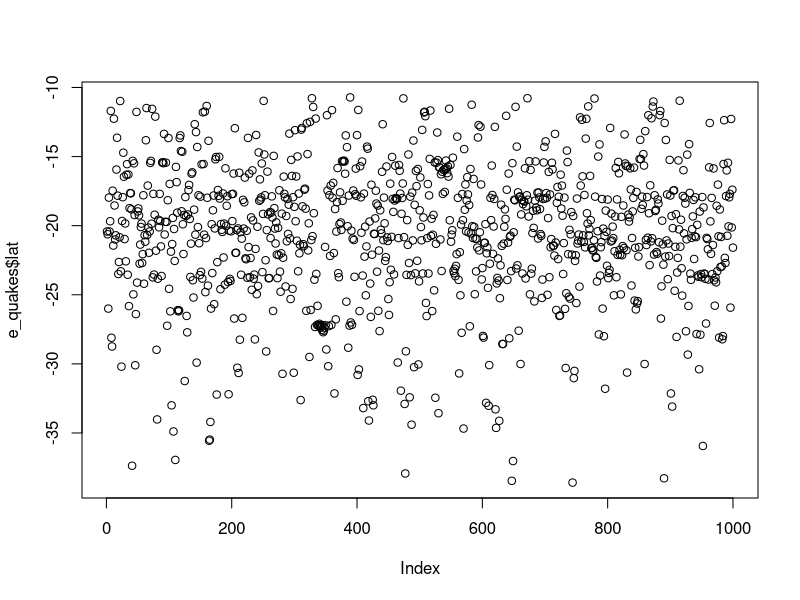
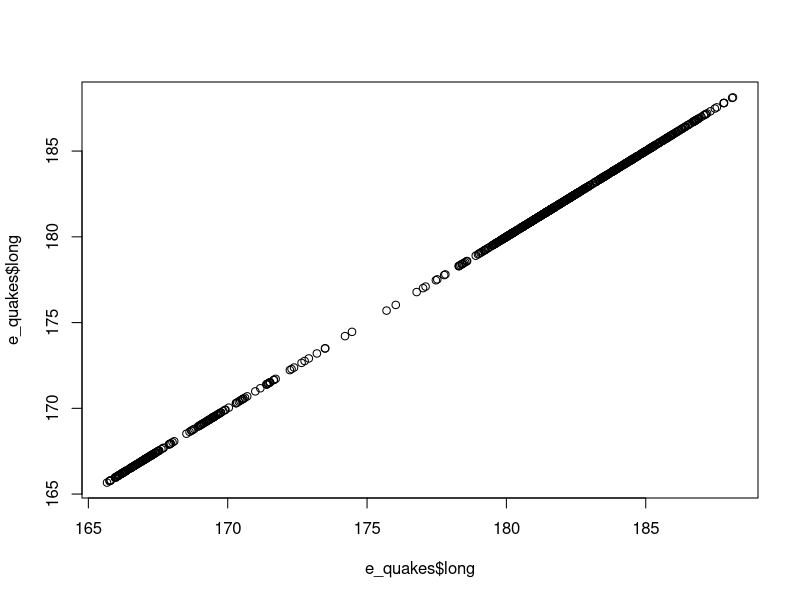
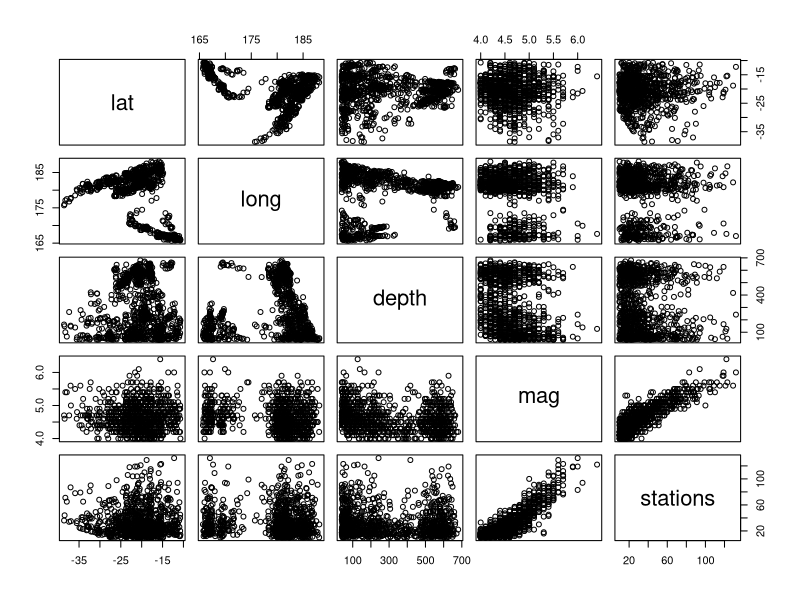
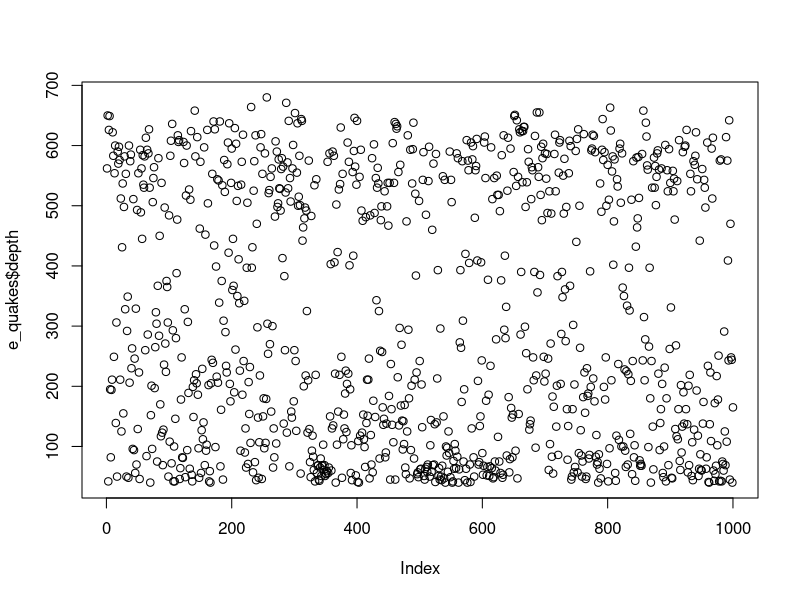
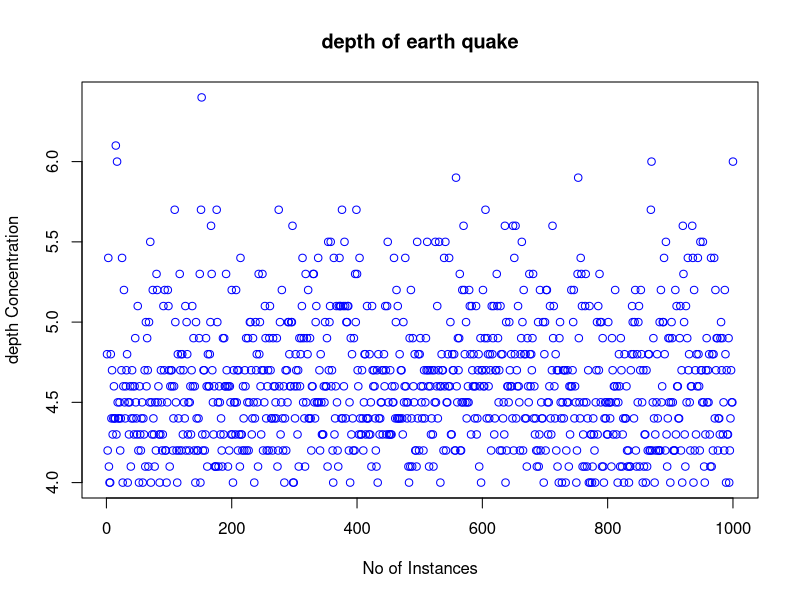
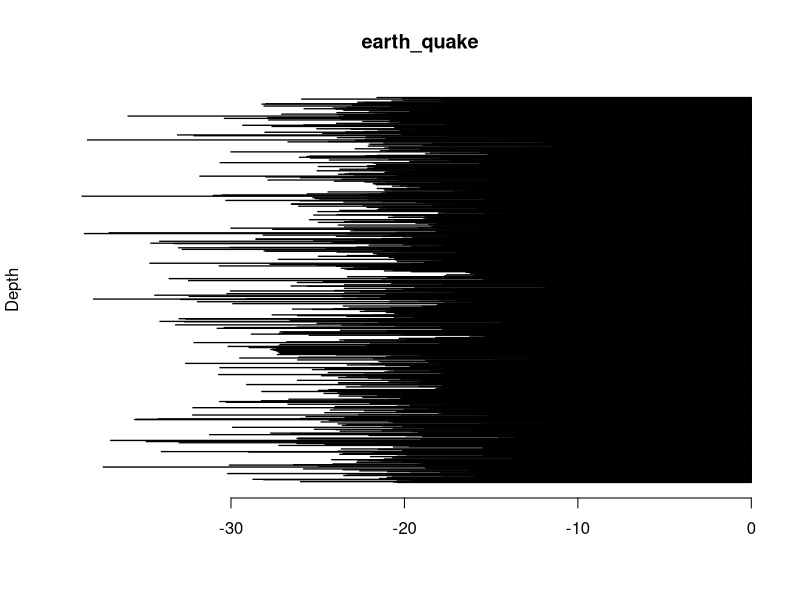
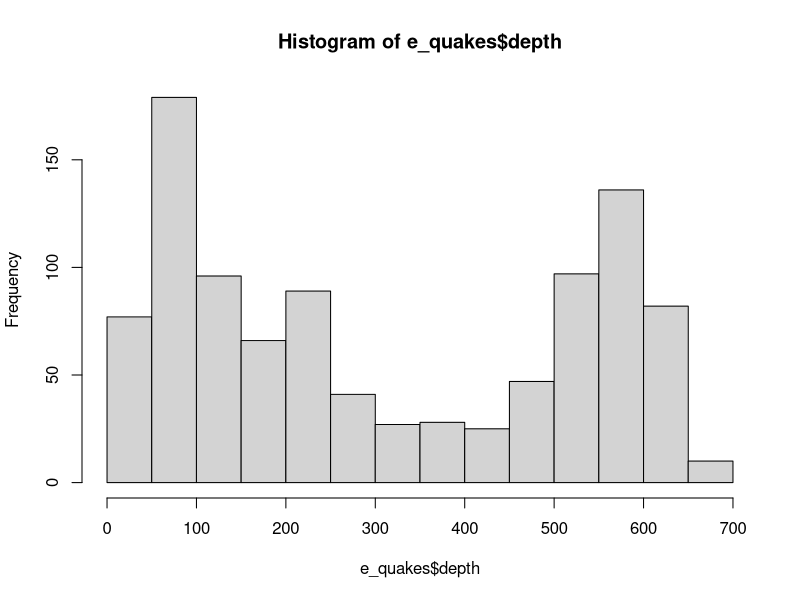

Recreate these plots in R, in order. (Note: this script raises an error after producing the figures.)
e_quakes<-datasets::quakes
head(e_quakes,10)
tail(e_quakes,10)

#accessing the column
e_quakes$depth

###########Summary of the data#########
summary(e_quakes$lat)
summary(e_quakes$long)
summary(e_quakes$mag)

plot(e_quakes$lat)
plot(e_quakes$long,e_quakes$long,type="p")
plot(e_quakes)

#####################
# points and lines 
plot(e_quakes$depth, type= "p") # p: points, l: lines,b: both
plot(e_quakes$mag, ylab = 'depth Concentration', 
     xlab = 'No of Instances', main = 'depth of earth quake',
     col = 'blue')
# Horizontal bar plot
barplot(e_quakes$lat, main = 'earth_quake',
        ylab = 'Depth', col= 'blue',horiz = T,axes=T)
#Histogram
hist(e_quakes$depth)
hist(e_quakes$long.R,
     main = 'depth of earthquake',
     xlab = 'depth eartherquake', col='blue')

#Single box plot
boxplot(e_quakes$lat,main="Temp_Boxplot")
# Multiple box plots
boxplot(e_quakes,main='Multiple')
#margin of the grid(mar), 
#no of rows and columns(mfrow), 
#whether a border is to be included(bty) 
#and position of the 
#labels(las: 1 for horizontal, las: 0 for vertical)
#bty - box around the plot
par(mfrow=c(3,3),mar=c(2,5,2,1),  las=0, bty="o")

plot(e_quakes$lat)
plot(e_quakes$lat, e_quakes$long)
plot(e_quakes$lat, type= "l")
plot(e_quakes$lat, type= "l")
plot(e_quakes$lat, type= "l")
barplot(e_quakes$lat, main = 'Earthquake',
        xlab = 'Earthquake levels', col='green',horiz = TRUE)
hist(e_quakes$lat.R)
boxplot(e_quakes$lat.R)
boxplot(e_quakes[,0:4], main='Multiple Box plots')

skewness(e_quakes)
kurtosis(e_quakes)
var(e_quakes)
sd(e_quakes)
